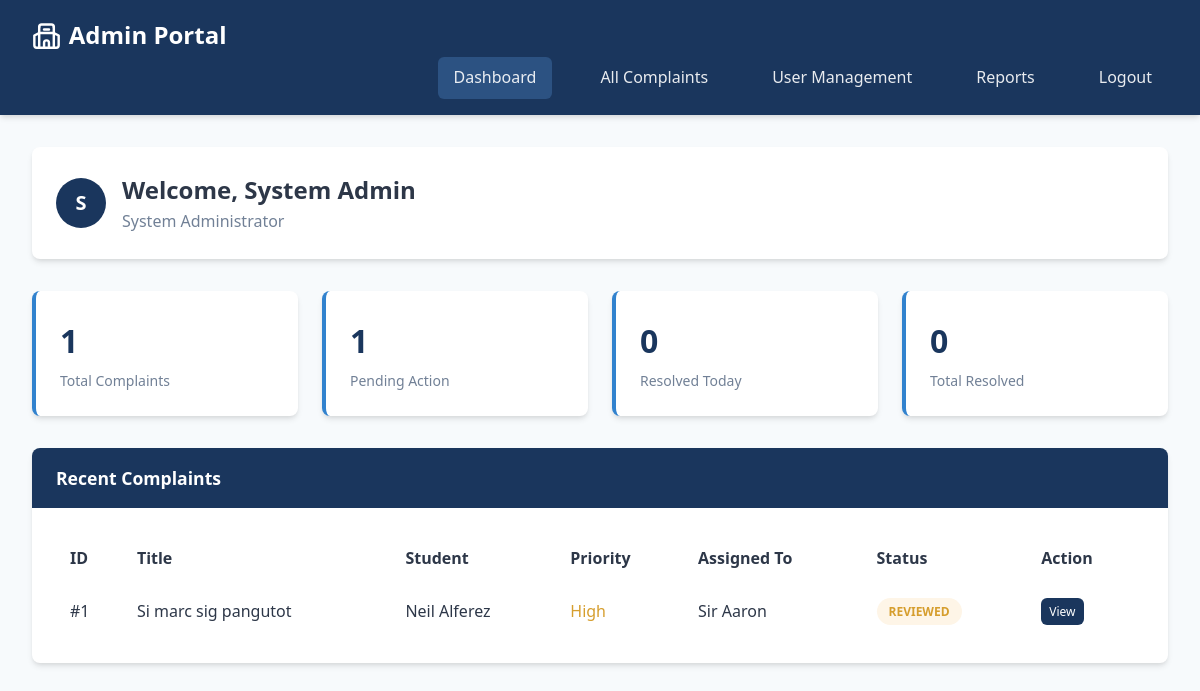
Page /admin/dashboard.php (signed in) on the committed database.
### tables this page shows
CREATE TABLE `complaints` (
  `id` int(11) NOT NULL,
  `title` varchar(200) NOT NULL,
  `description` text NOT NULL,
  `category` enum('academic','facility','behavior','other') NOT NULL,
  `priority` enum('low','medium','high','urgent') DEFAULT 'medium',
  `status` enum('submitted','reviewed','in_progress','resolved','closed') DEFAULT 'submitted',
  `student_id` int(11) NOT NULL,
  `assigned_teacher_id` int(11) DEFAULT NULL,
  `created_at` timestamp NOT NULL DEFAULT current_timestamp(),
  `updated_at` timestamp NOT NULL DEFAULT current_timestamp() ON UPDATE current_timestamp(),
  `resolved_at` timestamp NULL DEFAULT NULL
);

CREATE TABLE `users` (
  `id` int(11) NOT NULL,
  `username` varchar(50) NOT NULL,
  `password` varchar(255) NOT NULL,
  `email` varchar(100) NOT NULL,
  `role` enum('student','teacher','admin') NOT NULL,
  `full_name` varchar(100) NOT NULL,
  `student_id` varchar(20) DEFAULT NULL,
  `department` varchar(50) DEFAULT NULL,
  `created_at` timestamp NOT NULL DEFAULT current_timestamp(),
  `status` enum('active','suspended') DEFAULT 'active'
);

### includes/db.php (called while the page is built, shortened)
<?php
class Database
{
    private static $instance = null;
    private $conn;
    private function __construct()
    {
        try {
            $this->conn = new mysqli(DB_HOST, DB_USER, DB_PASS, DB_NAME);
            $this->conn->set_charset("utf8mb4");
        } catch (Exception $e) {
            die("Database connection error: " . $e->getMessage());
        }
    }
    public static function getInstance()
    {
        if (self::$instance === null) {
            self::$instance = new self();
        }
        return self::$instance;
    }
    public function getConnection()
    {
        return $this->conn;
    }
}

### includes/functions.php (called while the page is built, shortened)
<?php
require_once 'db.php';
class ComplaintSystem
{
    private $db;
    public function __construct()
    {
        $database = Database::getInstance();
        $this->db = $database->getConnection();
    }
    public function getComplaints($filters = [])
    {
        $sql = "SELECT c.*, u.full_name as student_name, t.full_name as teacher_name
                FROM complaints c
                LEFT JOIN users u ON c.student_id = u.id
                LEFT JOIN users t ON c.assigned_teacher_id = t.id";
        $sql .= " ORDER BY c.created_at DESC";
        $stmt = $this->db->prepare($sql);
        $stmt->execute();
        return $stmt->get_result()->fetch_all(MYSQLI_ASSOC);
    }
    public function getStats()
    {
        $role = $_SESSION['user_role'];
        $userId = $_SESSION['user_id'];
        $stats = [];
        $sql = "SELECT COUNT(*) as total FROM complaints";
        if ($role === 'student') {
            $sql .= " WHERE student_id = ?";
            $stmt = $this->db->prepare($sql);
            $stmt->bind_param("i", $userId);
        } elseif ($role === 'teacher') {
            $sql .= " WHERE assigned_teacher_id = ?";
            $stmt = $this->db->prepare($sql);
            $stmt->bind_param("i", $userId);
        } else {
            $stmt = $this->db->prepare($sql);
        }
        $stmt->execute();
        $stats['total'] = $stmt->get_result()->fetch_assoc()['total'];
        $sql = "SELECT COUNT(*) as pending FROM complaints WHERE status IN ('submitted', 'reviewed')";
        if ($role === 'student') {
            $sql .= " AND student_id = ?";
            $stmt = $this->db->prepare($sql);
            $stmt->bind_param("i", $userId);
        } elseif ($role === 'teacher') {
            $sql .= " AND assigned_teacher_id = ?";
            $stmt = $this->db->prepare($sql);
            $stmt->bind_param("i", $userId);
        } else {
            $stmt = $this->db->prepare($sql);
        }
        $stmt->execute();
        $stats['pending'] = $stmt->get_result()->fetch_assoc()['pending'];
        if ($role === 'admin') {
            $stmt = $this->db->prepare("
                SELECT COUNT(*) as resolved_today
                FROM complaints
                WHERE DATE(resolved_at) = CURDATE()
            ");
            $stmt->execute();
            $stats['resolved_today'] = $stmt->get_result()->fetch_assoc()['resolved_today'];
        }
        return $stats;
    }
}

### admin/dashboard.php (the view, shortened to what this page needs)
<?php
require_once '../includes/functions.php';
$system = new ComplaintSystem();
$stats = $system->getStats();
$recentComplaints = $system->getComplaints();
$recentComplaints = array_slice($recentComplaints, 0, 5);
?>
<!DOCTYPE html>
<html lang="en">
<head>
    <link rel="stylesheet" href="../assets/css/style.css">
    <link rel="stylesheet" href="../assets/css/dashboard.css">
</head>
<body>
    <nav class="navbar">
        <a href="#" class="navbar-brand">Admin Portal</a>
        <div class="navbar-menu">
            <a href="dashboard.php" class="nav-link active">Dashboard</a>
            <a href="complaints.php" class="nav-link">All Complaints</a>
            <a href="users.php" class="nav-link">User Management</a>
            <a href="reports.php" class="nav-link">Reports</a>
            <a href="../logout.php" class="nav-link">Logout</a>
        </div>
    </nav>
    <div class="container">
        <div class="dashboard-header">
            <div class="user-info">
                <div class="user-avatar">
                    <?php echo substr($_SESSION['user_name'], 0, 1); ?>
                </div>
                <div>
                    <h2 style="margin: 0;">Welcome, <?php echo htmlspecialchars($_SESSION['user_name']); ?></h2>
                    <p style="margin: 0; color: var(--text-light);">System Administrator</p>
                </div>
            </div>
        </div>
        <div class="dashboard-grid">
            <div class="stat-card">
                <div class="stat-number"><?php echo $stats['total']; ?></div>
                <div class="stat-label">Total Complaints</div>
            </div>
            <div class="stat-card">
                <div class="stat-number"><?php echo $stats['pending']; ?></div>
                <div class="stat-label">Pending Action</div>
            </div>
            <div class="stat-card">
                <div class="stat-number"><?php echo $stats['resolved_today'] ?? 0; ?></div>
                <div class="stat-label">Resolved Today</div>
            </div>
            <div class="stat-card">
                <div class="stat-number"><?php echo $stats['total'] - $stats['pending']; ?></div>
                <div class="stat-label">Total Resolved</div>
            </div>
        </div>
        <div class="card">
            <div class="card-header">Recent Complaints</div>
            <div class="card-body">
                <table style="width: 100%;">
                    <thead>
                        <tr style="border-bottom: 2px solid var(--border);">
                            <th style="text-align: left; padding: 0.75rem;">ID</th>
                            <th style="text-align: left; padding: 0.75rem;">Title</th>
                            <th style="text-align: left; padding: 0.75rem;">Student</th>
                            <th style="text-align: left; padding: 0.75rem;">Priority</th>
                            <th style="text-align: left; padding: 0.75rem;">Assigned To</th>
                            <th style="text-align: left; padding: 0.75rem;">Status</th>
                            <th style="text-align: left; padding: 0.75rem;">Action</th>
                        </tr>
                    </thead>
                    <tbody>
                        <?php foreach ($recentComplaints as $complaint): ?>
                        <tr style="border-bottom: 1px solid var(--border);">
                            <td style="padding: 0.75rem;">#<?php echo $complaint['id']; ?></td>
                            <td style="padding: 0.75rem;"><?php echo htmlspecialchars($complaint['title']); ?></td>
                            <td style="padding: 0.75rem;"><?php echo htmlspecialchars($complaint['student_name']); ?></td>
                            <td style="padding: 0.75rem;">
                                <span style="color: var(--<?php echo $complaint['priority'] == 'urgent' ? 'danger' : ($complaint['priority'] == 'high' ? 'warning' : 'text-light'); ?>);">
                                    <?php echo ucfirst($complaint['priority']); ?>
                                </span>
                            </td>
                            <td style="padding: 0.75rem;">
                                <?php echo $complaint['teacher_name'] ? htmlspecialchars($complaint['teacher_name']) : '<span style="color: var(--warning);">Unassigned</span>'; ?>
                            </td>
                            <td style="padding: 0.75rem;">
                                <span class="badge badge-<?php echo $complaint['status']; ?>">
                                    <?php echo ucfirst(str_replace('_', ' ', $complaint['status'])); ?>
                                </span>
                            </td>
                            <td style="padding: 0.75rem;">
                                <a href="complaints.php?view=<?php echo $complaint['id']; ?>" class="btn btn-primary" style="padding: 0.25rem 0.5rem; font-size: 0.75rem;">
                                    View
                                </a>
                            </td>
                        </tr>
                        <?php endforeach; ?>
                    </tbody>
                </table>
            </div>
        </div>
    </div>
</body>
</html>

### assets/css/style.css (style rules this page uses)
:root { --primary: #1a365d; --primary-light: #2c5282; --secondary: #3182ce; --success: #38a169; --warning: #d69e2e; --danger: #e53e3e; --info: #4299e1; --dark: #2d3748; --light: #f7fafc; --text: #2d3748; --text-light: #718096; --border: #e2e8f0; --shadow: 0 4px 6px -1px rgba(0, 0, 0, 0.1), 0 2px 4px -1px rgba(0, 0, 0, 0.06); --shadow-lg: 0 10px 15px -3px rgba(0, 0, 0, 0.1), 0 4px 6px -2px rgba(0, 0, 0, 0.05); }
* { margin: 0; padding: 0; box-sizing: border-box; }
body { font-family: "Segoe UI", Tahoma, Geneva, Verdana, sans-serif; background-color: var(--light); color: var(--text); line-height: 1.6; }
.navbar { background-color: var(--primary); padding: 1rem 2rem; box-shadow: var(--shadow); position: sticky; top: 0; z-index: 1000; }
.navbar-brand { color: white; font-size: 1.5rem; font-weight: bold; text-decoration: none; display: inline-flex; align-items: center; gap: 0.5rem; }
.navbar-brand::before { content: ""; width: 1.8rem; height: 1.8rem; background-color: currentColor; flex: 0 0 auto; }
.navbar-menu { display: flex; justify-content: flex-end; gap: 2rem; align-items: center; margin-left: auto; }
.nav-link { color: rgba(255, 255, 255, 0.9); text-decoration: none; padding: 0.5rem 1rem; border-radius: 0.375rem; transition: all 0.3s ease; position: relative; }
.nav-link.active { background-color: var(--primary-light); }
.container { max-width: 1200px; margin: 0 auto; padding: 2rem; }
.card { background: white; border-radius: 0.5rem; box-shadow: var(--shadow); overflow: hidden; transition: transform 0.2s, box-shadow 0.2s; }
.card-header { background-color: var(--primary); color: white; padding: 1rem 1.5rem; font-weight: 600; font-size: 1.1rem; }
.card-body { padding: 1.5rem; }
.btn { display: inline-flex; align-items: center; justify-content: center; gap: 0.5rem; padding: 13px; border: none; border-radius: 0.375rem; font-weight: 500; cursor: pointer; transition: all 0.3s ease; text-decoration: none; font-size: 0.875rem; }
.btn-primary { background-color: var(--primary); color: white; }
.badge { display: inline-block; padding: 0.25rem 0.75rem; border-radius: 9999px; font-size: 0.75rem; font-weight: 600; text-transform: uppercase; }
.badge-reviewed { background-color: #fef5e7; color: var(--warning); }
.dashboard-grid { display: grid; grid-template-columns: repeat(auto-fit, minmax(250px, 1fr)); gap: 1.5rem; margin-bottom: 2rem; }
.stat-card { background: white; padding: 1.5rem; border-radius: 0.5rem; box-shadow: var(--shadow); border-left: 4px solid var(--secondary); transition: transform 0.2s; }
.stat-number { font-size: 2rem; font-weight: bold; color: var(--primary); }
.stat-label { color: var(--text-light); font-size: 0.875rem; margin-top: 0.25rem; }

### assets/css/dashboard.css (style rules this page uses)
.dashboard-header { background: white; padding: 1.5rem; border-radius: 0.5rem; box-shadow: var(--shadow); margin-bottom: 2rem; display: flex; justify-content: space-between; align-items: center; flex-wrap: wrap; gap: 1rem; }
.user-info { display: flex; align-items: center; gap: 1rem; }
.user-avatar { width: 50px; height: 50px; border-radius: 50%; background-color: var(--primary); display: flex; align-items: center; justify-content: center; color: white; font-weight: bold; font-size: 1.25rem; }

### rows in the picture
complaints: id "1", title "Si marc sig pangutot", student.full_name "Neil Alferez", priority "High", assigned_teacher.full_name "Sir Aaron", status "REVIEWED"

### other values in the picture
substr($_SESSION['user_name'], 0, 1) "S"
$_SESSION['user_name'] "System Admin"
$stats['total'] "1"
$stats['pending'] "1"
$stats['resolved_today'] "0"
$stats['total'] - $stats['pending'] "0"
